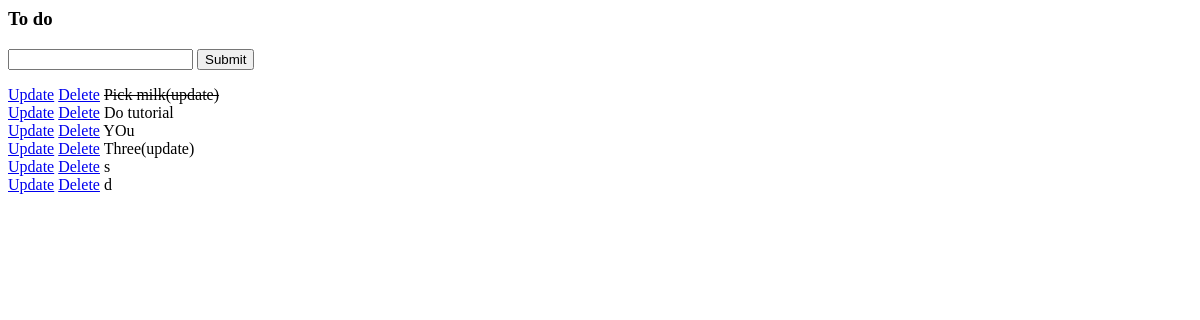
The app's page /, older data.
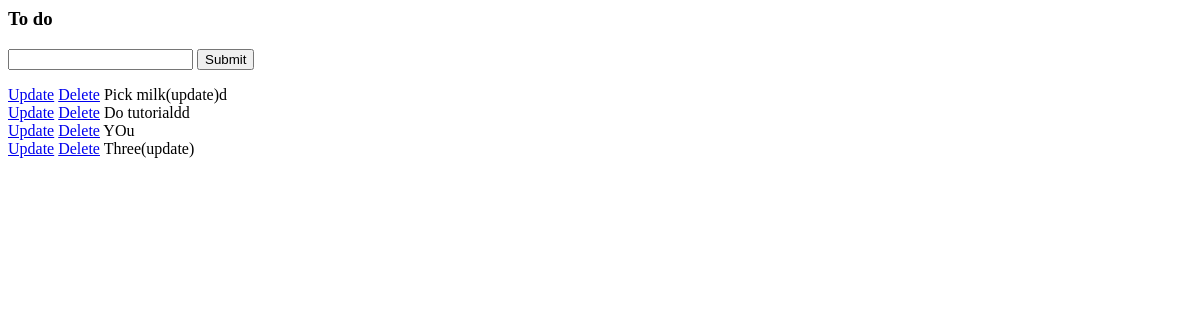
The same page, newer data.
### tasks/models.py (models this page shows)
class Task(models.Model):
    title = models.CharField(max_length=200)
    complete = models.BooleanField(default=False)
    created = models.DateTimeField(auto_now_add=True)
    def __str__(self):
        return self.title

### tasks/views.py (the view)
# urls.py: path('', views.index, name='list'),
def index(request):
    tasks = Task.objects.all()
    form = TaskForm()
    if request.method == 'POST':
        form = TaskForm(request.POST)
        if form.is_valid():
            form.save()
        return redirect('/')
    context = {
        'tasks': tasks,
        'form': form,
    }
    return render(request, 'tasks/list.html', context)

### tasks/forms.py
class TaskForm(forms.ModelForm):
    class Meta:
        model = Task
        fields = '__all__'

### tasks/templates/tasks/list.html (shortened to what this page needs)
<h3>To do</h3>
<form method="POST" action="/">
    {{form.title}}
    <input type="submit" name="Create Task">
</form>
{% for task in tasks %}
    <div>
        <a href="{% url 'update_task' task.id %}">Update</a>
        <a href="{% url 'delete' task.id %}">Delete</a>
        {% if task.complete == True %}
            <strike>{{task}}</strike>
        {% else %}
            <span>{{task}}</span>
        {% endif %}
    </div>
{% endfor %}

Row changes from the older to the newer data that the page shows:
removed Task: title "s"
removed Task: title "d"
changed Task: complete True → False (drawn); title "Pick milk(update)" → "Pick milk(update)d"
changed Task: title "Do tutorial" → "Do tutorialdd"
